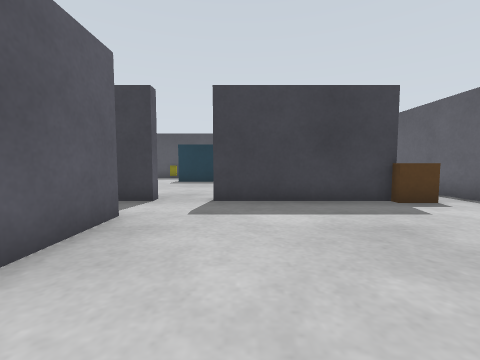
View 1 (above)

16 first-person views from a walk through a Gazebo world. The camera is 0.5 m above the floor, tilts 4° down and sees 90° across. The floor is counted in squares, 0.5 m on a side. Each view is taken from the middle of a square. On the plan, view 1 faces up. The plan holds only what a view shows up to about 10 squares ahead; the rest is blank. The place goes on beyond the plan.

View 2
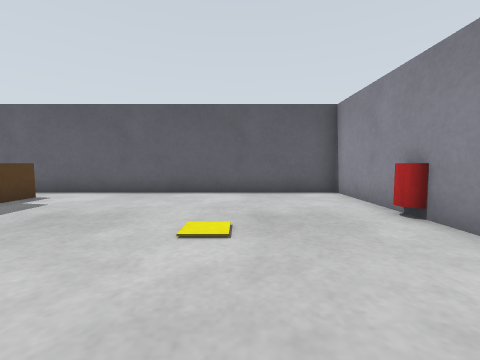

View 3
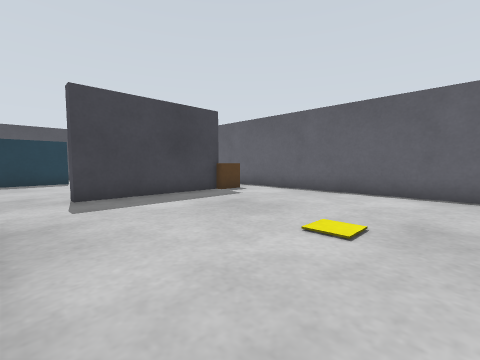

View 4
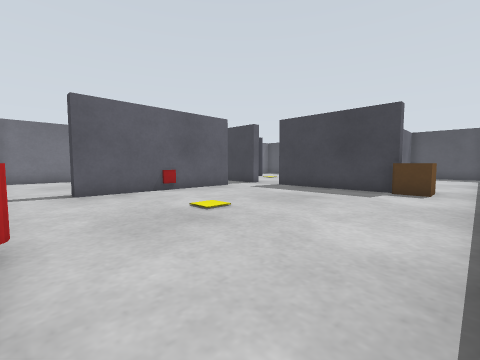

View 5
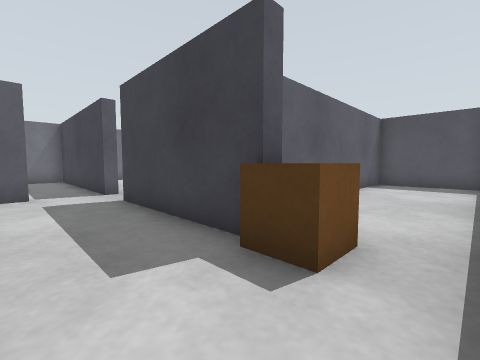

View 6
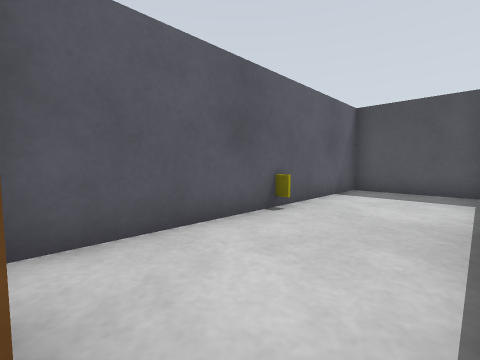

View 7
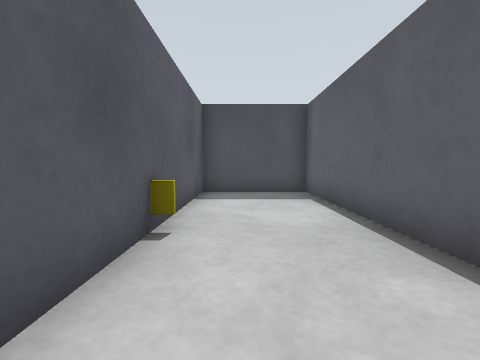

View 8
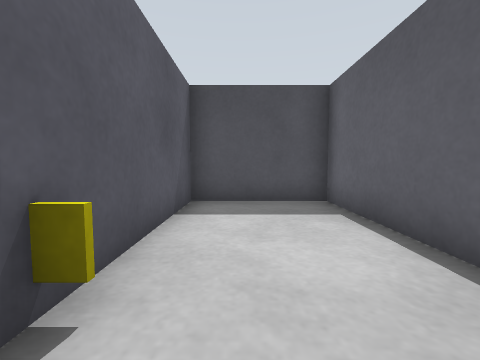

View 9
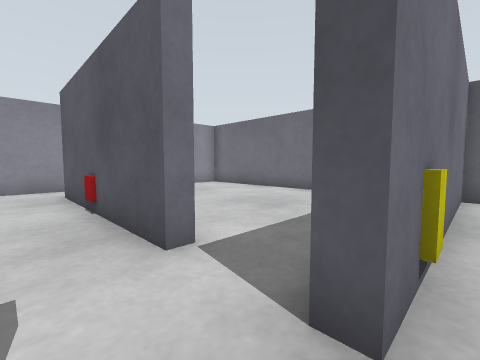

View 10
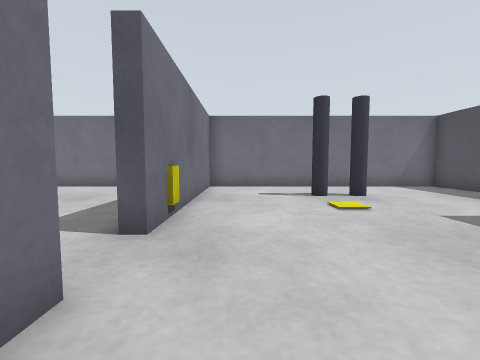

View 11
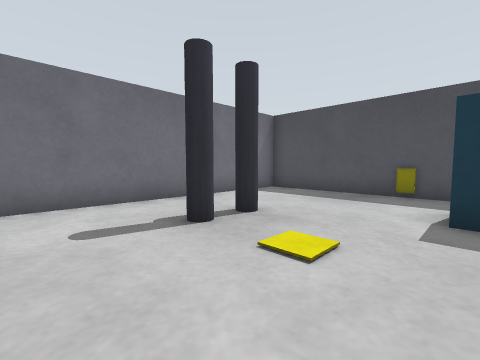

View 12
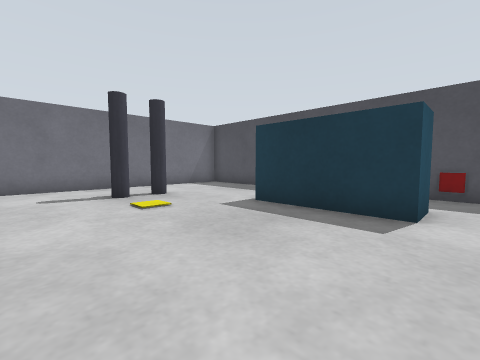

View 13
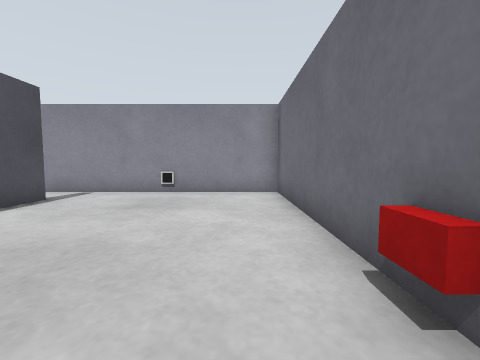

View 14
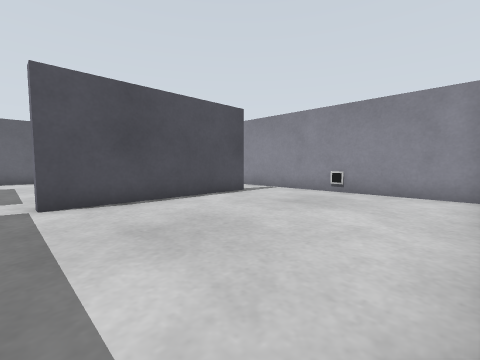

View 15
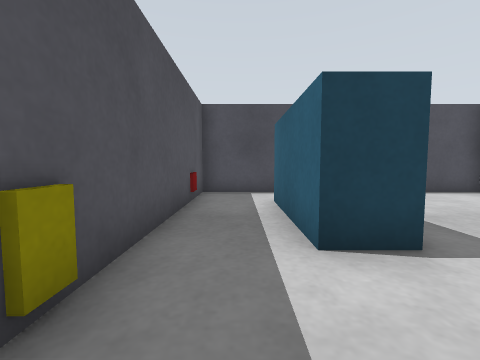

View 16
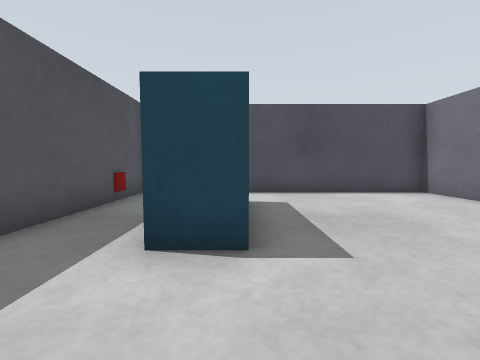

### Floor plan
Ten units are one square. View 1 is at (0, 0); x grows to the right and y downward. Boxes are objects, and circles mark ways between rooms. Rooms are numbered by the first view taken in them; rooms with no view inside come last. Other rooms are left out.
<svg viewBox="-100 -170 168 210">
<path fill="none" stroke="#000" d="M36 -63 -7 -63M-27 -45 -23 -45 -23 15M12 33 63 33 63 -163 27 -163 27 -70M-24 33 -9 33M-7 -63 -7 -67 23 -67 23 -163 -91 -163M-93 -160 -93 -67 -23 -67 -23 -63M-93 -24 -93 33 -24 33M-23 15 -27 15 -27 -45M-23 -63 -60 -63"/>
<rect x="-25" y="-15" width="10" height="10" fill="#bbb"><title>red box</title></rect>
<rect x="15" y="25" width="10" height="10" fill="#bbb"><title>barrel</title></rect>
<rect x="25" y="-115" width="10" height="10" fill="#bbb"><title>yellow box</title></rect>
<rect x="35" y="-75" width="20" height="20" fill="#bbb"><title>brown box</title></rect>
<rect x="-75" y="-125" width="10" height="10" fill="#bbb"><title>pipe</title></rect>
<rect x="-65" y="-105" width="10" height="10" fill="#bbb"><title>pipe</title></rect>
<rect x="-55" y="-165" width="10" height="10" fill="#bbb"><title>sign</title></rect>
<rect x="-45" y="-75" width="10" height="10" fill="#bbb"><title>sign</title></rect>
<rect x="-35" y="-145" width="40" height="20" fill="#bbb"><title>cyan box</title></rect>
<rect x="5" y="-165" width="10" height="10" fill="#bbb"><title>red box</title></rect>
<rect x="-95" y="-45" width="10" height="20" fill="#bbb"><title>red box</title></rect>
<rect x="-65" y="25" width="10" height="10" fill="#bbb"><title>marker</title></rect>
<circle cx="-15" cy="-60" r="3" fill="#2a7"/>
<circle cx="-30" cy="-50" r="3" fill="#2a7"/>
<circle cx="-30" cy="25" r="3" fill="#2a7"/>
<text x="30" y="-50">1</text>
<text x="-40" y="-110">2</text>
<text x="-60" y="-10">3</text>
</svg>
Room 1 opens to room 2. Room 1 opens to room 3.

Where each view was taken, in squares from view 1:
view 1: 0 up, 0 right, facing up
view 2: 0 up, 2 left, facing right
view 3: 1 down, 2 left, facing up-right
view 4: 3 down, 6 right, facing up-left
view 5: 4 up, 6 right, facing up-left
view 6: 7 up, 6 right, facing up-left
view 7: 8 up, 4 right, facing up
view 8: 10 up, 4 right, facing up
view 9: 7 up, 1 left, facing down-left
view 10: 8 up, 1 right, facing left
view 11: 8 up, 3 left, facing up-left
view 12: 8 up, 1 right, facing up-left
view 13: 5 up, 8 left, facing down
view 14: 5 up, 9 left, facing down-right
view 15: 15 up, 6 left, facing right
view 16: 13 up, 6 left, facing right
